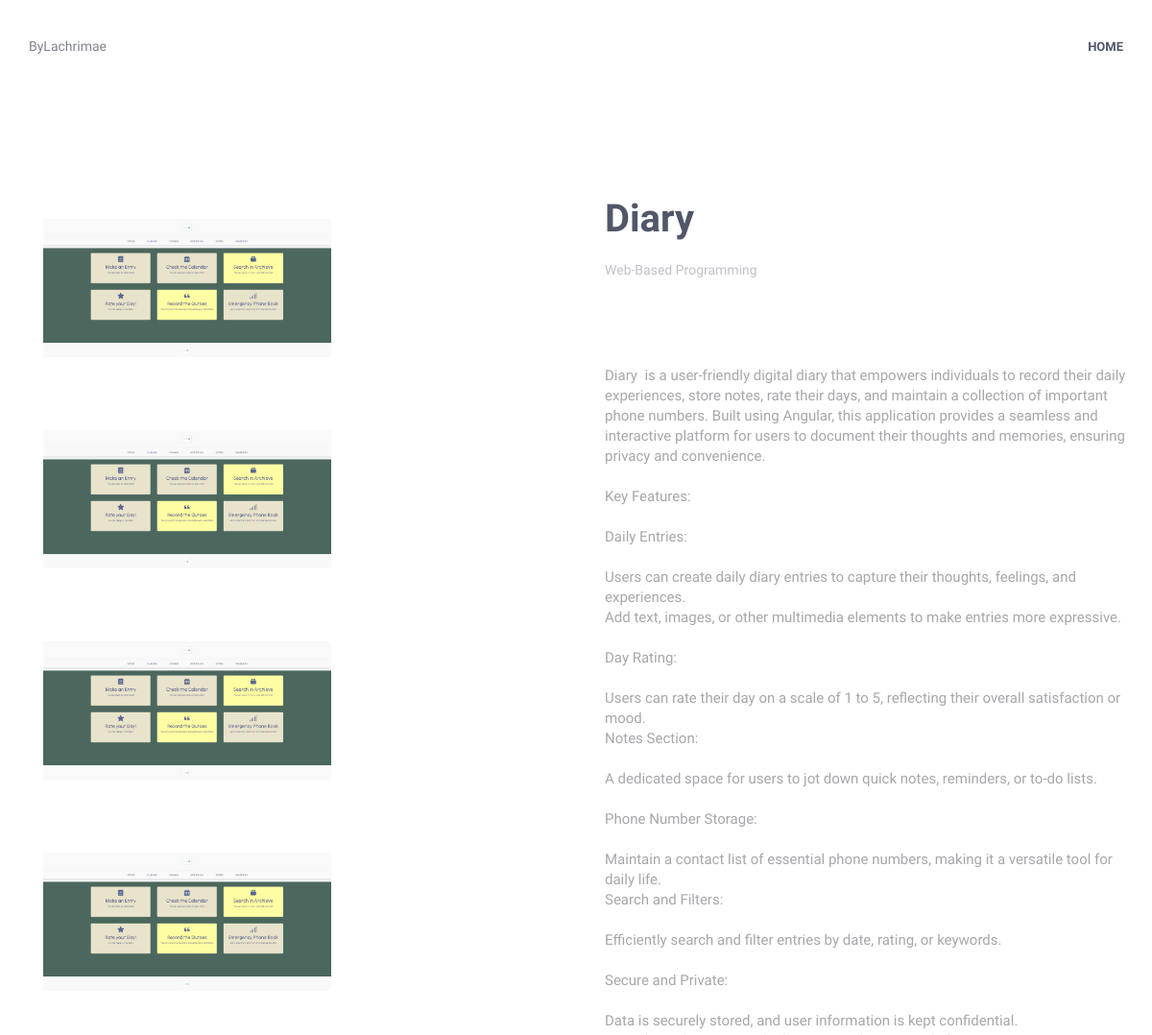
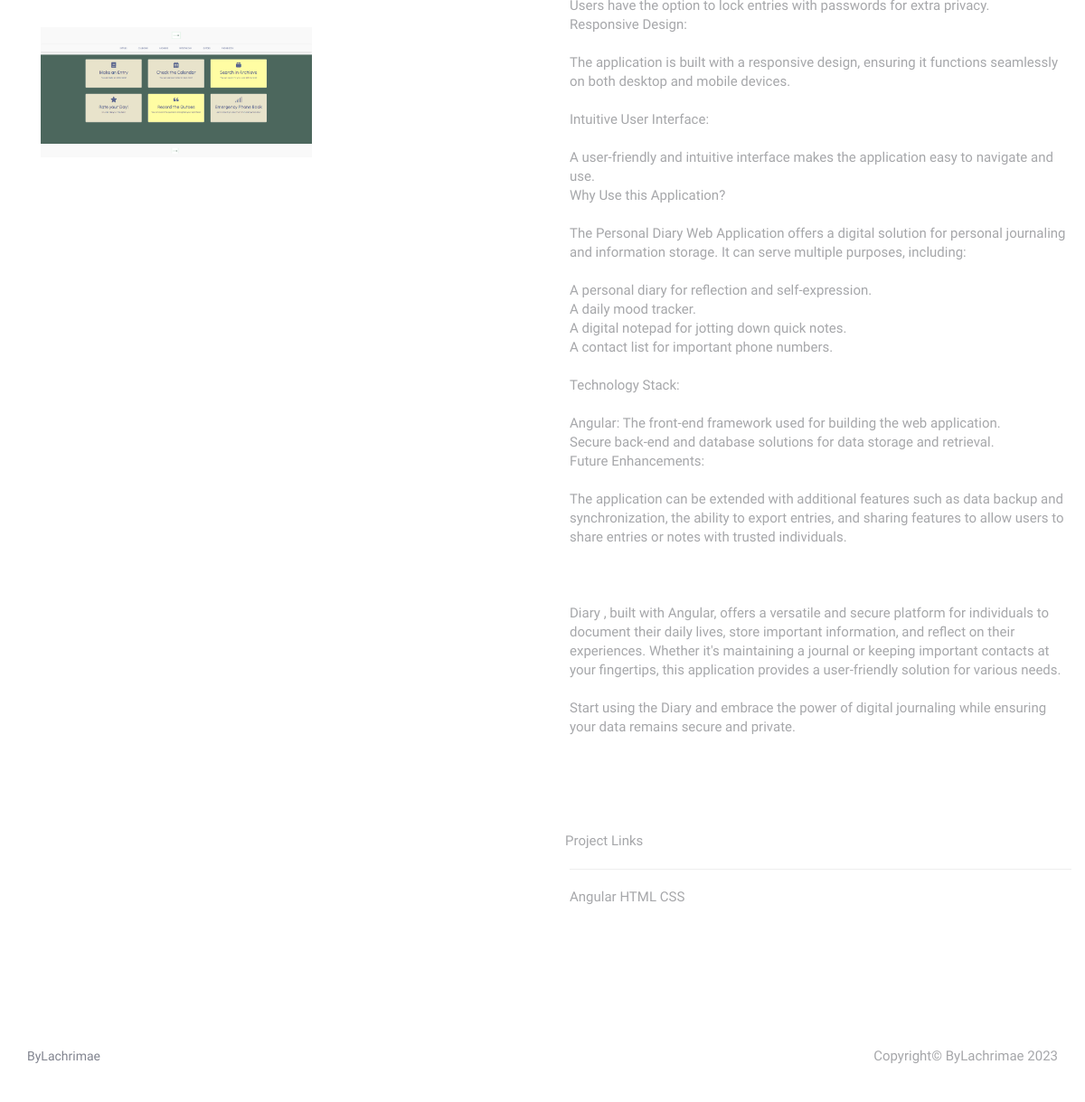
/project/5, run on the app's committed database (2 pictures, top to bottom).
### website/models.py (models this page shows, shortened)
class Project(models.Model):
    title = models.CharField(max_length=250,default='Title')
    title_turkish = models.CharField(max_length=250,default='Turkish Title')
    project_content = models.TextField(blank=True)
    project_content_turkish = models.TextField(blank=True)
    image = models.ImageField(upload_to="uploads/", height_field=None, width_field=None, max_length=None,default=True)
    image2 = models.ImageField(upload_to="uploads/", height_field=None, width_field=None, max_length=None,null=True,blank=True)
    image3 = models.ImageField(upload_to="uploads/", height_field=None, width_field=None, max_length=None,null=True,blank=True)
    image4 = models.ImageField(upload_to="uploads/", height_field=None, width_field=None, max_length=None,null=True,blank=True)
    image5 = models.ImageField(upload_to="uploads/", height_field=None, width_field=None, max_length=None,null=True,blank=True)
    category = models.ForeignKey(Category,on_delete=models.CASCADE)
    programming_languages = models.CharField(max_length=255,default="SQL")
    project_link = models.CharField(max_length=255,null=True,blank=True)
    project_githublink = models.CharField(max_length=255,null=True,blank=True)
    project_playstorelink = models.CharField(max_length=255,null=True,blank=True)

class Category(models.Model):
    title = models.CharField(max_length=150,default='Title')
    title_turkish = models.CharField(max_length=150,default='Turkish Title')
    description = models.TextField(blank=True)
    description_turkish = models.TextField(blank=True)
    created_at = models.DateTimeField(default=timezone.now)
    def __str__(self):
        return self.title

### website/views.py (the view)
# urls.py: path('project/<int:course_id>',views.project,name='project'),
def project(request,course_id):
    project = get_object_or_404(models.Project,pk=course_id)
    languages_used = project.programming_languages.split(',')
    return render(request,'project.html',{'project':project,'languages_used':languages_used})

### templates/project.html (shortened to what this page needs)
{% extends "layout.html" %}
{% load static %}
{% load i18n %}
{% block navbar %}
    <header class="header navbar-fixed-top">
        <nav class="navbar" role="navigation">
            <div class="container">
                <div class="menu-container js_nav-item">
                    <div class="logo" >
                        <a class="logo-wrap" href="{% url 'index'%}">
                            ByLachrimae
                        </a>
                    </div>
                </div>
                <div class="collapse navbar-collapse nav-collapse">
                    <div class="menu-container">
                        <ul class="nav navbar-nav navbar-nav-right">
                            <li class="js_nav-item nav-item"><a class="nav-item-child nav-item-hover" href="{% url 'index'%}">{% trans "Home" %}</a></li>
                        </ul>
                    </div>
                </div>
            </div>
        </nav>
    </header>
{% endblock navbar %}
{% block content %}
<div id="project" class="container content-lg" style="margin-top: 100px;">
    <div class="container">
        <div class="row">
            <div class="col-sm-6 sm-margin-b-60">
                {% if project.image.url %}
                    <div class="image-box">
                        <a href="{{project.image.url}}" class="shadowed-image">
                            <img class="shadowed-image" style="height: 200px;width: 300px;object-fit: contain;" src="{{project.image.url}}" alt="Project image">
                        </a>
                    </div>
                {% endif %}
                {% if project.image2.url %}
                    <div class="image-box" style="margin-top: 20px;">
                        <a href="{{project.image2.url}}" class="shadowed-image">
                            <img class="shadowed-image" style="height: 200px;width: 300px;object-fit: contain;" src="{{project.image2.url}}" alt="Project image">
                        </a>
                    </div>
                {% endif %}
                {% if project.image3.url %}
                    <div class="image-box" style="margin-top: 20px;">
                        <a href="{{project.image3.url}}" class="shadowed-image">
                            <img class="shadowed-image" style="height: 200px;width: 300px;object-fit: contain;" src="{{project.image3.url}}" alt="Project image">
                        </a>
                    </div>
                {% endif %}
                {% if project.image4.url %}
                    <div class="image-box" style="margin-top: 20px;">
                        <a href="{{project.image4.url}}" class="shadowed-image">
                            <img class="shadowed-image" style="height: 200px;width: 300px;object-fit: contain;" src="{{project.image4.url}}" alt="Project image">
                        </a>
                    </div>
                {% endif %}
                {% if project.image5.url %}
                    <div class="image-box" style="margin-top: 20px;">
                        <a href="{{project.image5.url}}" class="shadowed-image">
                            <img class="shadowed-image" style="height: 200px;width: 300px;object-fit: contain;" src="{{project.image5.url}}" alt="Project image">
                        </a>
                    </div>
                {% endif %}
            </div>
            <div class="col-sm-6 sm-margin-b-60">
                {% if current_language == 'en' %}
                    <h1>{{project.title}}</h1>
                    <div class="category-box" style="margin-bottom: 50px;">
                        <span>{{ project.category }}</span>
                    </div>
                    <div style="max-width: 100%;white-space: pre-wrap; word-wrap: break-word; margin-bottom:50px">
                        <p>{{project.project_content}}</p>
                    </div>
                    <div>
                        <ul class="list-inline">
                            <p>Project Links</p>
                        </ul>
                        <hr>
                    </div>
                {% endif %}
                <div>
                    <p>
                        {% for language in languages_used %}
                            {{ language }}
                        {% endfor %}
                    </p>
                </div>
            </div>
        </div>
    </div>
</div>
{% endblock content %}

### data on the page
Project: image (picture), image2 (picture), image3 (picture), image4 (picture), image5 (picture), title "Diary", category "Web-Based Programming", project_content "Diary is a user-friendly digital diary that empowers individuals to record their daily experiences, store notes, rate their days, and maintain a collection of important phone numbers. Built using Angular, this application provides a seamless and interactive platform for users to document their thoughts and memories, ensuring privacy and convenience. Key Features: Daily Entries: Users can create daily diary entries to capture their thoughts, feelings, and experiences. Add text, images, or other multimedia elements to make entries more expressive. Day Rating: Users can rate their day on a scale of 1 to 5, reflecting their overall satisfaction or mood. Notes Section: A dedicated space for…"

### other printed values
{{ language }} "Angular" "HTML" "CSS"
